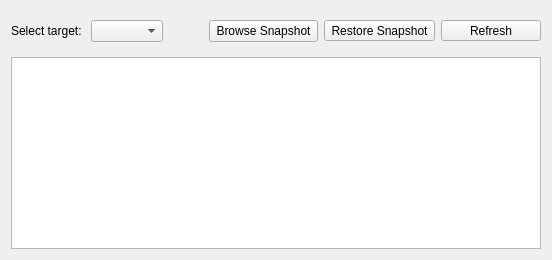
          <widget class="QWidget" name="tab_snapperRestore">
           <attribute name="title">
            <string>Browse/Restore</string>
           </attribute>
           <layout class="QVBoxLayout" name="verticalLayout_5">
            <item>
             <widget class="QFrame" name="frame">
              <property name="frameShape">
               <enum>QFrame::NoFrame</enum>
              </property>
              <property name="frameShadow">
               <enum>QFrame::Raised</enum>
              </property>
              <layout class="QHBoxLayout" name="horizontalLayout_8">
               <property name="leftMargin">
                <number>0</number>
               </property>
               <property name="rightMargin">
                <number>0</number>
               </property>
               <item>
                <widget class="QLabel" name="label_snapperSubvol">
                 <property name="text">
                  <string>Select target: </string>
                 </property>
                </widget>
               </item>
               <item>
                <widget class="QComboBox" name="comboBox_snapperSubvols"/>
               </item>
               <item>
                <spacer name="horizontalSpacer_6">
                 <property name="orientation">
                  <enum>Qt::Horizontal</enum>
                 </property>
                 <property name="sizeHint" stdset="0">
                  <size>
                   <width>40</width>
                   <height>20</height>
                  </size>
                 </property>
                </spacer>
               </item>
               <item>
                <widget class="QToolButton" name="pushButton_snapperBrowse">
                 <property name="sizePolicy">
                  <sizepolicy hsizetype="Preferred" vsizetype="Preferred">
                   <horstretch>0</horstretch>
                   <verstretch>0</verstretch>
                  </sizepolicy>
                 </property>
                 <property name="text">
                  <string>Browse Snapshot</string>
                 </property>
                 <property name="icon">
                  <iconset resource="icons.qrc">
                   <normaloff>:/assets/assets/filebrowse.png</normaloff>:/assets/assets/filebrowse.png</iconset>
                 </property>
                 <property name="toolButtonStyle">
                  <enum>Qt::ToolButtonTextUnderIcon</enum>
                 </property>
                </widget>
               </item>
               <item>
                <widget class="QToolButton" name="pushButton_snapperRestore">
                 <property name="text">
                  <string>Restore Snapshot</string>
                 </property>
                 <property name="icon">
                  <iconset resource="icons.qrc">
                   <normaloff>:/assets/assets/reload.png</normaloff>:/assets/assets/reload.png</iconset>
                 </property>
                 <property name="toolButtonStyle">
                  <enum>Qt::ToolButtonTextUnderIcon</enum>
                 </property>
                </widget>
               </item>
               <item>
                <widget class="QToolButton" name="toolButton_snapperRestoreRefresh">
                 <property name="sizePolicy">
                  <sizepolicy hsizetype="Preferred" vsizetype="Fixed">
                   <horstretch>0</horstretch>
                   <verstretch>0</verstretch>
                  </sizepolicy>
                 </property>
                 <property name="minimumSize">
                  <size>
                   <width>100</width>
                   <height>0</height>
                  </size>
                 </property>
                 <property name="text">
                  <string>Refresh</string>
                 </property>
                 <property name="icon">
                  <iconset resource="icons.qrc">
                   <normaloff>:/assets/assets/reload.png</normaloff>:/assets/assets/reload.png</iconset>
                 </property>
                 <property name="toolButtonStyle">
                  <enum>Qt::ToolButtonTextUnderIcon</enum>
                 </property>
                </widget>
               </item>
              </layout>
             </widget>
            </item>
            <item>
             <widget class="QTableWidget" name="tableWidget_snapperRestore">
              <property name="selectionMode">
               <enum>QAbstractItemView::SingleSelection</enum>
              </property>
              <property name="selectionBehavior">
               <enum>QAbstractItemView::SelectRows</enum>
              </property>
              <attribute name="horizontalHeaderStretchLastSection">
               <bool>true</bool>
              </attribute>
              <attribute name="verticalHeaderVisible">
               <bool>false</bool>
              </attribute>
             </widget>
            </item>
           </layout>
          </widget>
